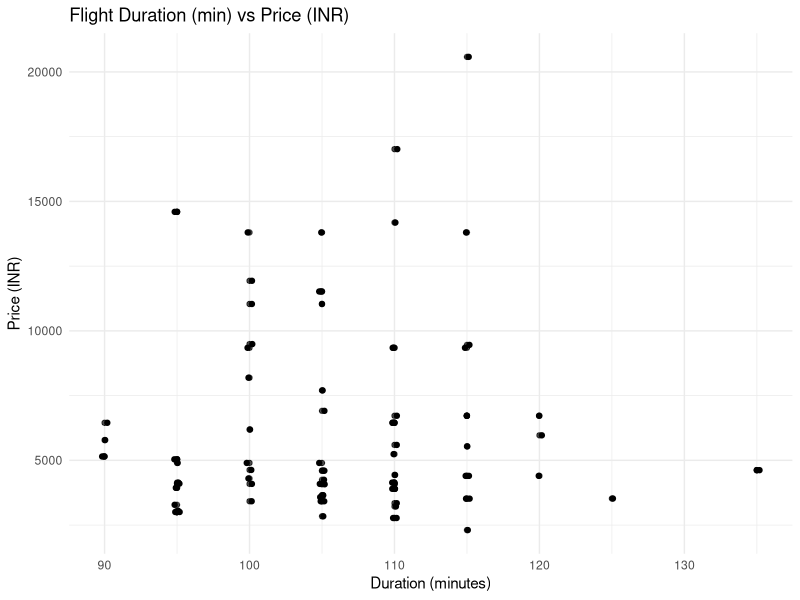
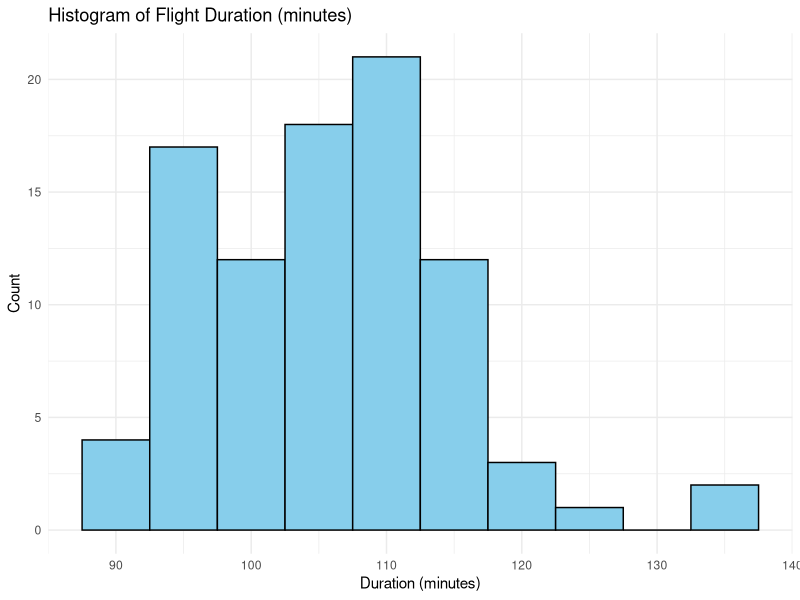
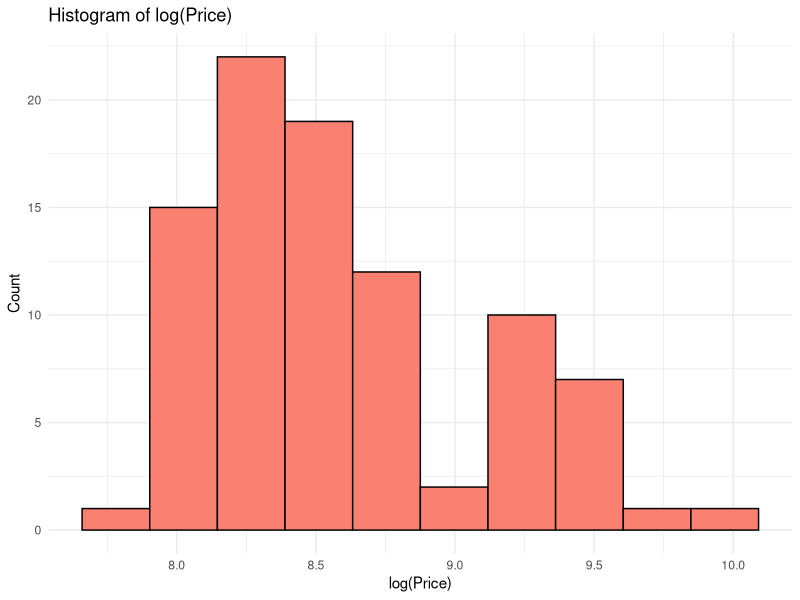

The R source for these figures, in order:

# Load required libraries
library(tidyverse)
library(ggpubr)
library(readr)
library(rstatix)
library(psych)
library(Hmisc)

setwd("E:/TeamResearch")  

df <- read_csv("flight_data_BOM_BLR.csv", show_col_types = FALSE)

# Quick check of columns
print("Columns present:")
print(colnames(df))
print(glimpse(df))

parse_duration_to_minutes <- function(x) {
  x <- as.character(x)
  
  # Remove "+ 1 DAY" text if present
  x <- str_replace_all(x, "\\+ 1 DAY", "")
  
  # Initialize vectors
  hours <- numeric(length(x))
  minutes <- numeric(length(x))
  
  for (i in seq_along(x)) {
    # Extract numbers from each string
    nums <- as.numeric(str_extract_all(x[i], "\\d+")[[1]])
    
    if (length(nums) == 0) {
      hours[i] <- NA
      minutes[i] <- NA
    } else if (length(nums) == 1) {
      # If only one number and contains "h", it's hours
      if (grepl("h", x[i])) {
        hours[i] <- nums[1]
        minutes[i] <- 0
      } else {
        # If no "h" but has "m", it's minutes
        hours[i] <- 0
        minutes[i] <- nums[1]
      }
    } else {
      # First number is hours, second is minutes
      hours[i] <- nums[1]
      minutes[i] <- nums[2]
    }
  }
  
  return(hours * 60 + minutes)
}

clean_price <- function(x) {
  x <- as.character(x)
  x <- str_replace_all(x, "[^0-9.]", "")
  as.numeric(x)
}

df <- df %>%
  mutate(duration_min = parse_duration_to_minutes(Duration),
         price_num = clean_price(Price))


df_clean <- df %>% filter(!is.na(duration_min) & !is.na(price_num))

cat("Total observations:", nrow(df), "\n")
cat("Observations with valid duration and price:", nrow(df_clean), "\n")

desc_table <- df_clean %>%
  summarise(
    n = n(),
    mean_duration = mean(duration_min),
    sd_duration = sd(duration_min),
    mean_price = mean(price_num),
    sd_price = sd(price_num),
    median_price = median(price_num)
  )

print("Summary statistics:")
print(desc_table)


p_scatter <- ggplot(df_clean, aes(x = duration_min, y = price_num)) +
  geom_point(alpha = 0.7) +
  geom_jitter(width = 0.2, height = 0) +  # avoids overlapping points
  labs(title = "Flight Duration (min) vs Price (INR)",
       x = "Duration (minutes)",
       y = "Price (INR)") +
  theme_minimal()
ggsave("fig_scatter_duration_price.png", p_scatter, width = 8, height = 5, dpi = 300)


p_hist_dur <- ggplot(df_clean, aes(x = duration_min)) +
  geom_histogram(bins = 10, fill = "skyblue", color = "black") +
  labs(title = "Histogram of Flight Duration (minutes)",
       x = "Duration (minutes)",
       y = "Count") +
  theme_minimal()
ggsave("fig_hist_duration.png", p_hist_dur, width = 7, height = 4, dpi = 300)


p_hist_logp <- ggplot(df_clean, aes(x = log(price_num))) +
  geom_histogram(bins = 10, fill = "salmon", color = "black") +
  labs(title = "Histogram of log(Price)",
       x = "log(Price)",
       y = "Count") +
  theme_minimal()
ggsave("fig_hist_logprice.png", p_hist_logp, width = 7, height = 4, dpi = 300)


shapiro_duration <- shapiro_test(df_clean$duration_min)
shapiro_price <- shapiro_test(df_clean$price_num)
cat("Shapiro test for duration: p =", shapiro_duration$p, "\n")
cat("Shapiro test for price: p =", shapiro_price$p, "\n")

pearson_res <- cor.test(df_clean$duration_min, df_clean$price_num, method = "pearson")
cat("Pearson r =", pearson_res$estimate, " p =", pearson_res$p.value, "\n")


spearman_res <- cor.test(df_clean$duration_min, df_clean$price_num, method = "spearman")
cat("Spearman rho =", spearman_res$estimate, " p =", spearman_res$p.value, "\n")


write_csv(df_clean, "flight_data_BOM_BLR_clean.csv")
write_csv(as.data.frame(t(desc_table)), "summary_stats.csv")

print(head(df_clean %>% select(FlightName, FlightCode, Duration, duration_min, Price, price_num), 10))

cat("All plots saved: fig_scatter_duration_price.png, fig_hist_duration.png, fig_hist_logprice.png\n")
